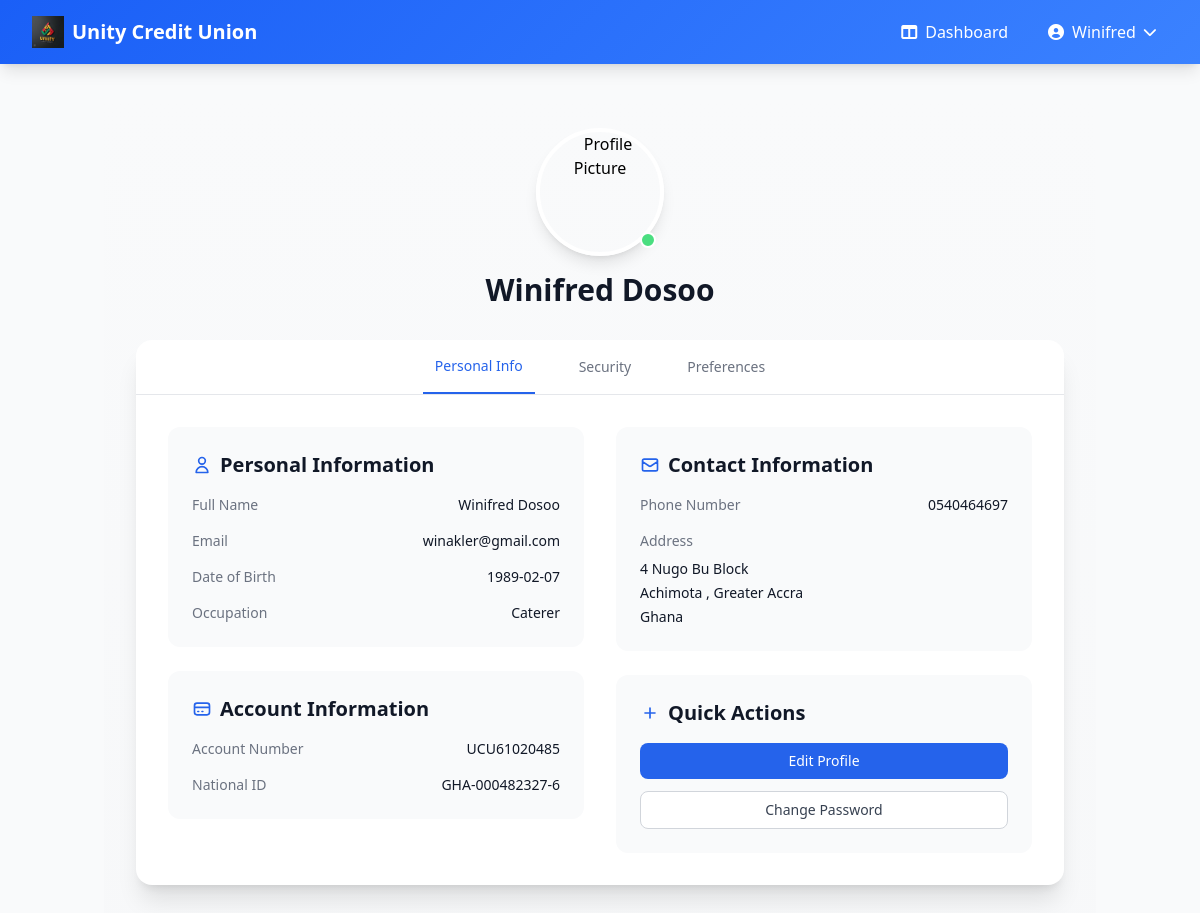
The page /profile (signed in) on the database its author committed.
### app.py (models this page shows, shortened)
class User(UserMixin, db.Model):
    __tablename__ = 'user'
    id = db.Column(db.Integer, primary_key=True)
    email = db.Column(db.String(120), unique=True, nullable=False)
    password_hash = db.Column(db.String(128), nullable=True)  # Made nullable
    is_verified = db.Column(db.Boolean, default=False)
    is_admin = db.Column(db.Boolean, default=False)
    is_guest = db.Column(db.Boolean, default=False)  # New field to identify non-member users
    national_id = db.Column(db.String(20), unique=True, nullable=False)
    account_number = db.Column(db.String(20), unique=True)
    first_name = db.Column(db.String(50), nullable=False)
    last_name = db.Column(db.String(50), nullable=False)
    other_names = db.Column(db.String(50), nullable=True)
    date_of_birth = db.Column(db.Date, nullable=False)
    occupation = db.Column(db.String(100), nullable=False)
    phone_number = db.Column(db.String(20), nullable=False)
    address = db.Column(db.String(200), nullable=False)
    city = db.Column(db.String(100), nullable=False)
    state = db.Column(db.String(100), nullable=False)
    country = db.Column(db.String(100), nullable=False)
    national_id_file = db.Column(db.String(255), nullable=True)
    passport_photo = db.Column(db.String(255), nullable=True)  # New field for passport photo
    contributions = db.relationship('Contribution', backref='user', lazy=True)
    loans = db.relationship('Loan', backref='user', lazy=True, foreign_keys='Loan.user_id')
    guarantees = db.relationship('Loan', backref='guarantor', lazy=True, foreign_keys='Loan.guarantor_id')

### app.py (the view)
@app.route('/profile')
@login_required
def profile():
    return render_template('profile.html', user=current_user)

### app.py (called while the page is built)
@login_manager.user_loader
def load_user(user_id):
    return User.query.get(int(user_id))

### templates/profile.html
{% extends "base.html" %} {% block content %}
<div class="min-h-screen bg-gradient-to-b from-gray-50 to-gray-100">
  <div class="container mx-auto px-4 py-8 sm:px-6 lg:px-8">
    <div class="mb-8 text-center">
      <div class="relative inline-block">
        <img
          src="/api/placeholder/128/128"
          alt="Profile Picture"
          class="w-32 h-32 rounded-full border-4 border-white shadow-lg mx-auto"
        />
        <span
          class="absolute bottom-2 right-2 w-4 h-4 bg-green-400 border-2 border-white rounded-full"
        ></span>
      </div>
      <h1 class="mt-4 text-3xl font-bold text-gray-900">
        {{ user.first_name }} {{ user.last_name }}
      </h1>
    </div>
    <div class="bg-white rounded-2xl shadow-xl overflow-hidden">
      <div class="border-b border-gray-200">
        <nav class="flex justify-center space-x-8 px-4">
          <button
            class="px-3 py-4 text-sm font-medium text-blue-600 border-b-2 border-blue-600"
          >
            Personal Info
          </button>
          <button
            class="px-3 py-4 text-sm font-medium text-gray-500 hover:text-gray-700"
          >
            Security
          </button>
          <button
            class="px-3 py-4 text-sm font-medium text-gray-500 hover:text-gray-700"
          >
            Preferences
          </button>
        </nav>
      </div>
      <div class="p-6 lg:p-8">
        <div class="grid grid-cols-1 lg:grid-cols-2 gap-8">
          <div class="space-y-6">
            <div class="bg-gray-50 rounded-xl p-6">
              <h2
                class="text-xl font-semibold text-gray-900 mb-4 flex items-center"
              >
                <svg
                  class="w-5 h-5 mr-2 text-blue-600"
                  fill="none"
                  stroke="currentColor"
                  viewBox="0 0 24 24"
                >
                  <path
                    stroke-linecap="round"
                    stroke-linejoin="round"
                    stroke-width="2"
                    d="M16 7a4 4 0 11-8 0 4 4 0 018 0zM12 14a7 7 0 00-7 7h14a7 7 0 00-7-7z"
                  />
                </svg>
                Personal Information
              </h2>
              <div class="space-y-4">
                <div class="flex justify-between items-center">
                  <span class="text-sm font-medium text-gray-500"
                    >Full Name</span
                  >
                  <span class="text-sm text-gray-900"
                    >{{ user.first_name }} {{ user.last_name }}</span
                  >
                </div>
                <div class="flex justify-between items-center">
                  <span class="text-sm font-medium text-gray-500">Email</span>
                  <span class="text-sm text-gray-900">{{ user.email }}</span>
                </div>
                <div class="flex justify-between items-center">
                  <span class="text-sm font-medium text-gray-500"
                    >Date of Birth</span
                  >
                  <span class="text-sm text-gray-900"
                    >{{ user.date_of_birth }}</span
                  >
                </div>
                <div class="flex justify-between items-center">
                  <span class="text-sm font-medium text-gray-500"
                    >Occupation</span
                  >
                  <span class="text-sm text-gray-900"
                    >{{ user.occupation }}</span
                  >
                </div>
              </div>
            </div>
            <div class="bg-gray-50 rounded-xl p-6">
              <h2
                class="text-xl font-semibold text-gray-900 mb-4 flex items-center"
              >
                <svg
                  class="w-5 h-5 mr-2 text-blue-600"
                  fill="none"
                  stroke="currentColor"
                  viewBox="0 0 24 24"
                >
                  <path
                    stroke-linecap="round"
                    stroke-linejoin="round"
                    stroke-width="2"
                    d="M3 10h18M7 15h1m4 0h1m-7 4h12a3 3 0 003-3V8a3 3 0 00-3-3H6a3 3 0 00-3 3v8a3 3 0 003 3z"
                  />
                </svg>
                Account Information
              </h2>
              <div class="space-y-4">
                <div class="flex justify-between items-center">
                  <span class="text-sm font-medium text-gray-500"
                    >Account Number</span
                  >
                  <span class="text-sm text-gray-900"
                    >{{ user.account_number }}</span
                  >
                </div>
                <div class="flex justify-between items-center">
                  <span class="text-sm font-medium text-gray-500"
                    >National ID</span
                  >
                  <span class="text-sm text-gray-900"
                    >{{ user.national_id }}</span
                  >
                </div>
              </div>
            </div>
          </div>
          <div class="space-y-6">
            <div class="bg-gray-50 rounded-xl p-6">
              <h2
                class="text-xl font-semibold text-gray-900 mb-4 flex items-center"
              >
                <svg
                  class="w-5 h-5 mr-2 text-blue-600"
                  fill="none"
                  stroke="currentColor"
                  viewBox="0 0 24 24"
                >
                  <path
                    stroke-linecap="round"
                    stroke-linejoin="round"
                    stroke-width="2"
                    d="M3 8l7.89 5.26a2 2 0 002.22 0L21 8M5 19h14a2 2 0 002-2V7a2 2 0 00-2-2H5a2 2 0 00-2 2v10a2 2 0 002 2z"
                  />
                </svg>
                Contact Information
              </h2>
              <div class="space-y-4">
                <div class="flex justify-between items-center">
                  <span class="text-sm font-medium text-gray-500"
                    >Phone Number</span
                  >
                  <span class="text-sm text-gray-900"
                    >{{ user.phone_number }}</span
                  >
                </div>
                <div>
                  <span class="text-sm font-medium text-gray-500 block mb-2"
                    >Address</span
                  >
                  <div class="text-sm text-gray-900 space-y-1">
                    <p>{{ user.address }}</p>
                    <p>{{ user.city }}, {{ user.state }} {{ user.zip_code }}</p>
                    <p>{{ user.country }}</p>
                  </div>
                </div>
              </div>
            </div>
            <div class="bg-gray-50 rounded-xl p-6">
              <h2
                class="text-xl font-semibold text-gray-900 mb-4 flex items-center"
              >
                <svg
                  class="w-5 h-5 mr-2 text-blue-600"
                  fill="none"
                  stroke="currentColor"
                  viewBox="0 0 24 24"
                >
                  <path
                    stroke-linecap="round"
                    stroke-linejoin="round"
                    stroke-width="2"
                    d="M12 6v6m0 0v6m0-6h6m-6 0H6"
                  />
                </svg>
                Quick Actions
              </h2>
              <div class="space-y-3">
                <a
                  href="/edit-profile"
                  class="block w-full px-4 py-2 text-sm font-medium text-center text-white bg-blue-600 rounded-lg hover:bg-blue-700 focus:ring-4 focus:ring-blue-300 transition duration-300"
                >
                  Edit Profile
                </a>
                <button
                  class="block w-full px-4 py-2 text-sm font-medium text-center text-gray-700 bg-white border border-gray-300 rounded-lg hover:bg-gray-50 focus:ring-4 focus:ring-gray-200 transition duration-300"
                >
                  Change Password
                </button>
              </div>
            </div>
          </div>
        </div>
      </div>
    </div>
  </div>
</div>
{% endblock %}

### templates/base.html (shortened to what this page needs)
<!DOCTYPE html>
<html lang="en">
  <head>
    <script src="https://cdn.tailwindcss.com"></script>
    <link
      href="https://cdnjs.cloudflare.com/ajax/libs/font-awesome/6.0.0/css/all.min.css"
      rel="stylesheet"
    />
  </head>
  <body
    class="bg-gray-50 min-h-screen flex flex-col"
    x-data="{ mobileMenuOpen: false }"
  >
    <nav class="gradient-bg shadow-lg relative z-50">
      <div class="max-w-7xl mx-auto px-4 sm:px-6 lg:px-8">
        <div class="flex justify-between h-16">
          <div class="flex items-center">
            <a href="{{ url_for('home') }}" class="flex items-center">
              <img
                src="{{ url_for('static', filename='images/unitylogo.jpg')}}"
                alt="Unity Credit Union Logo"
                class="h-8 w-auto mr-2"
              />
              <span class="text-white text-xl font-bold"
                >Unity Credit Union</span
              >
            </a>
          </div>
          <div class="hidden md:flex items-center space-x-4">
            {% if current_user.is_authenticated %} {% if current_user.is_admin
            %}
            <a
              href="{{ url_for('admin_dashboard') }}"
              class="text-white hover:text-primary-100 transition-colors duration-200 px-3 py-2 rounded-md hover:bg-primary-700"
            >
              <i class="fas fa-chart-line mr-2"></i>Admin Dashboard
            </a>
            {% else %}
            <a
              href="{{ url_for('dashboard') }}"
              class="text-white hover:text-primary-100 transition-colors duration-200 px-3 py-2 rounded-md hover:bg-primary-700"
            >
              <i class="fas fa-columns mr-2"></i>Dashboard
            </a>
            {% endif %}
            <div class="relative" x-data="{ open: false }">
              <button
                @click="open = !open"
                @click.away="open = false"
                class="flex items-center text-white hover:text-primary-100 transition-colors duration-200 px-3 py-2 rounded-md hover:bg-primary-700"
              >
                <i class="fas fa-user-circle mr-2"></i>
                {{ current_user.first_name }}
                <i
                  class="fas fa-chevron-down ml-2 text-sm transition-transform"
                  :class="{ 'transform rotate-180': open }"
                ></i>
              </button>
            </div>
            {% endif %}
          </div>
        </div>
      </div>
    </nav>
    <main class="flex-grow container mx-auto px-4 py-8">
      {% block content %}{% endblock %}
    </main>
  </body>
</html>

### templates/base.html (style rules this page uses)
.gradient-bg { background: linear-gradient(135deg, #1a5ff7 0%, #3b82ff 100%); }

### rows shown on the page
User: first_name "Winifred", last_name "Dosoo", email "winakler@gmail.com", date_of_birth "1989-02-07", occupation "Caterer", account_number "UCU61020485", national_id "GHA-000482327-6", phone_number "0540464697", address "4 Nugo Bu Block", city "Achimota", state "Greater Accra", country "Ghana"
